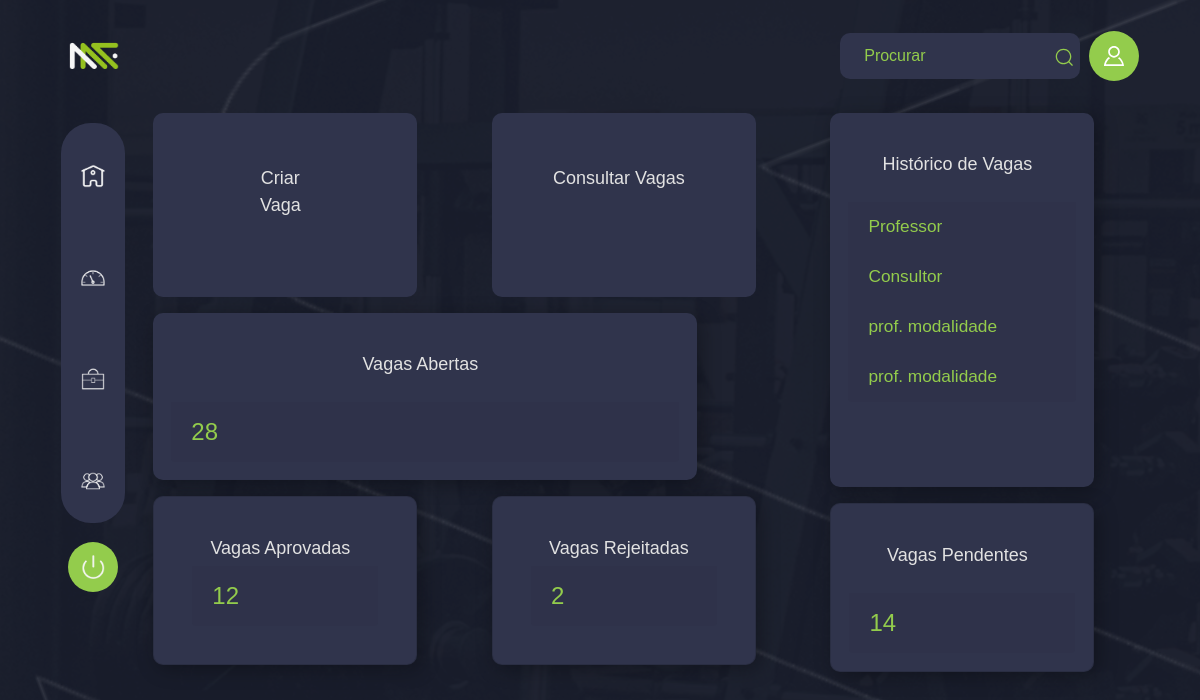
Screenshot of /pages/Home/index.php with the database file from the repository.
### tables this page shows
CREATE TABLE `tbvaga` (
  `idVaga` int(11) NOT NULL,
  `nomeVaga` varchar(255) DEFAULT NULL,
  `cargoVaga` varchar(255) DEFAULT NULL,
  `especialidadeVaga` varchar(255) DEFAULT NULL,
  `tipoVaga` varchar(255) DEFAULT NULL,
  `tipoContrato` varchar(255) DEFAULT NULL,
  `grauEmergencia` varchar(255) DEFAULT NULL,
  `horarioVaga` time DEFAULT NULL,
  `diaSemana` varchar(255) DEFAULT NULL,
  `dataAberturaVaga` date DEFAULT NULL,
  `idUnidade` int(11) DEFAULT NULL,
  `statusVaga` varchar(255) DEFAULT 'Pendente',
  `aprovadorVaga` varchar(255) DEFAULT NULL,
  `ProcessoVaga` enum('Pedido em Análise','Pedido Aprovado','Recrutamento','Seleção','DP Pessoal') DEFAULT NULL,
  `idUsuario` int(11) DEFAULT NULL
);

### pages/Home/index.php (the view, shortened to what this page needs)
<!DOCTYPE html>
<html lang="en">
<head>
    <link rel="stylesheet" href="https://stackpath.bootstrapcdn.com/bootstrap/4.5.2/css/bootstrap.min.css">
    <link rel="stylesheet" href="../../css/style.css">
    <link rel="stylesheet" href="../../css/homeStyle.css">
</head>
<body>
<?php
$servername = "50.116.86.123";
$username = "motionfi_contato
";
$password = "68141096@Total";
$dbname = "motionfi_bdmotion";
$conn = new mysqli($servername, $username, $password, $dbname);
$sqlTotalPedidos = "SELECT COUNT(*) AS totalPedidos FROM tbVaga  WHERE statusVaga != 'NULL'";
$resultTotalPedidos = $conn->query($sqlTotalPedidos);
$totalPedidos = $resultTotalPedidos->fetch_assoc()['totalPedidos'];
$sqlPendente = "SELECT COUNT(*) AS totalPendente FROM tbVaga WHERE statusVaga = 'Pendente'";
$resultPendente = $conn->query($sqlPendente);
$totalPendente = $resultPendente->fetch_assoc()['totalPendente'];
$sqlAprovado = "SELECT COUNT(*) AS totalAprovado FROM tbVaga WHERE statusVaga = 'Aprovado'";
$resultAprovado = $conn->query($sqlAprovado);
$totalAprovado = $resultAprovado->fetch_assoc()['totalAprovado'];
$sqlRejeitado = "SELECT COUNT(*) AS totalRejeitado FROM tbVaga WHERE statusVaga = 'Rejeitado'";
$resultRejeitado = $conn->query($sqlRejeitado);
$totalRejeitado = $resultRejeitado->fetch_assoc()['totalRejeitado'];
?>
    <div class="container">
        <?php include '../../components/navBar.php'; ?>
        <div class="row p-3">
            <?php include '../../components/sideBar.php'; ?>
            <div class="col-md-11">
                <div class="row">
                    <div class="col-md-8">
                        <div class="row">
                            <div class="col-md-6">
                                <div class="card-projeto nav-link">
                                    <a href="../CriarChamado/index.php" class="nav-link" data-toggle="modal" data-target="#exampleModal">
                                        <div class="card-body">
                                            <p class="card-text">Criar <br>Vaga</p>
                                        </div>
                                    </a>
                                </div>
                            </div>
                            <div class="col-md-6">
                                <?php if ($_SESSION['tipoUsuario'] === 'gerenteRegional') : ?>
                                    <div class="card-projeto nav-link">
                                    <a href="../Projetos/vagas.php" class="nav-link">
                                        <div class="card-body">
                                            <p class="card-text">Consultar Vagas</p>
                                        </div>
                                    </a>
                                </div>
                                <?php endif; ?>
                            </div>
                        </div>
                        <div class="row mt-3">
                            <div class="col-md-6">
                                <div class="card-feed">
                                    <div class="card-body">
                                        <p class="card-text">Vagas Abertas</p>
                                    </div>
                                    <div class="card-footer">
                                        <small class="text"><?php echo $totalPedidos ?? '0'; ?></small>
                                    </div>
                                </div>
                            </div>
                        </div>
                        <div class="row mt-3">
                            <div class="col-md-6">
                                <div class="card">
                                    <div class="card-body">
                                        <p class="card-text">Vagas Aprovadas</p>
                                        <div class="card-footer">
                                            <small class="text"><?php echo $totalAprovado ?? '0'; ?></small>
                                        </div>
                                    </div>
                                </div>
                            </div>
                            <div class="col-md-6">
                                <div class="card">
                                    <div class="card-body">
                                        <p class="card-text">Vagas Rejeitadas</p>
                                        <div class="card-footer">
                                            <small class="text"><?php echo $totalRejeitado ?? '0'; ?></small>
                                        </div>
                                    </div>
                                </div>
                            </div>
                        </div>
                    </div>
                    <div class="col-md-4">
                        <div class="card-grande">
                            <div class="card-body">
                                <p class="card-text">Histórico de Vagas</p>
                            </div>
                            <?php
                            $conn = new mysqli($servername, $username, $password, $dbname);
                            $sql = "SELECT * FROM tbVaga ORDER BY idVaga DESC LIMIT 4";
                            $result = $conn->query($sql);
                            if ($result->num_rows > 0) {
                                while ($row = $result->fetch_assoc()) {
                                    echo '<div class="card-footer">';
                                    echo '  <small class="card-text">' . $row['cargoVaga'] . '</small>';
                                    echo '</div>';
                                }
                            } else {
                                echo '<p>Nenhum pedido encontrado.</p>';
                            }
                            ?>
                        </div>
                        <div class="card mt-3">
                            <div class="card-body">
                                <p class="card-text">Vagas Pendentes</p>
                            </div>
                            <div class="card-footer">
                                <small class="text"><?php echo $totalPendente; ?></small>
                            </div>
                        </div>
                    </div>
                </div>
            </div>
        </div>
    </div>
</body>
</html>

### css/style.css (style rules this page uses)
body { background-image: url('../img/bgLogin.png'); background-repeat: no-repeat; margin: 0; font-family: Arial, sans-serif; text-align: center; }
.container { align-items: center; justify-content: center; width: 100%; height: 100%; padding: 15px; }
.nav-link { display: block; padding: 1rem; color: #30344c; text-decoration: none; text-align: center; }
.card { font-size: 20px; width: 20rem; background-color: #30344c; padding: 1em; z-index: 5; box-shadow: 4px 4px 20px rgba(0, 0, 0, 0.3); border-radius: 10px; max-width: 300px; transition: 200ms ease-in-out; }
.card-grande { font-size: 20px; background-color: #30344c; padding: 1em; z-index: 5; height: 23rem; box-shadow: 4px 4px 20px rgba(0, 0, 0, 0.3); border-radius: 10px; max-width: 300px; transition: 200ms ease-in-out; }
.card-feed { font-size: 20px; background-color: #30344c; padding: 1em; z-index: 5; width: 40rem; box-shadow: 4px 4px 20px rgba(0, 0, 0, 0.3); border-radius: 10px; max-width: 1800px; transition: 200ms ease-in-out; }
.card-body { display: flex; flex-direction: column; }
.card-body .card-text { margin: 0 10px 0 0; white-space: pre-line; color: #e2e2e2; font-weight: 400; line-height: 1.5; margin-bottom: 4px; }
.card-footer { position: relative; width: 100%; color: #93CC4C; font-size: 30px; display: flex; align-items: center; justify-content: space-between; border: none; }
@media (max-width: 1200px) { .card { width: 16.5rem; font-size: 18px; } }
@media (max-width: 1200px) { .card-feed { width: 34rem; font-size: 18px; } }
@media (max-width: 1200px) { .card-grande { font-size: 18px; width: 16.5rem; } }

### css/homeStyle.css (style rules this page uses)
body { background-color: #181c2b; margin: 0; font-family: Arial, sans-serif; text-align: center; }
.card-projeto { align-items: center; justify-content: center; text-align: center; font-size: 30px; width: 19rem; height: 11.5rem; background-color: #30344c; padding: 1em; z-index: 5; border-radius: 10px; }
.container { align-items: center; justify-content: center; width: 100%; height: 100%; padding: 15px; }
.nav-link { display: block; padding: 1rem; color: #30344c; text-decoration: none; text-align: center; }
.card { font-size: 20px; width: 20rem; background-color: #30344c; padding: 1em; z-index: 5; box-shadow: 4px 4px 20px rgba(0, 0, 0, 0.3); border-radius: 10px; max-width: 300px; transition: 200ms ease-in-out; }
.card-grande { font-size: 20px; background-color: #30344c; padding: 1em; z-index: 5; height: 23.4rem; box-shadow: 4px 4px 20px rgba(0, 0, 0, 0.3); border-radius: 10px; max-width: 300px; transition: 200ms ease-in-out; }
.card-feed { font-size: 20px; background-color: #30344c; padding: 1em; z-index: 5; width: 40rem; box-shadow: 4px 4px 20px rgba(0, 0, 0, 0.3); border-radius: 10px; max-width: 1800px; transition: 200ms ease-in-out; }
.card-body { display: flex; flex-direction: column; }
.card-body .card-text { margin: 0 10px 0 0; white-space: pre-line; color: #e2e2e2; font-weight: 400; line-height: 1.5; margin-bottom: 4px; }
.card-footer { position: relative; width: 100%; color: #93CC4C; font-size: 30px; display: flex; align-items: center; justify-content: space-between; border: none; }
@media (max-width: 1200px) { .card, .card-projeto { width: 16.5rem; font-size: 18px; } }
@media (max-width: 1200px) { .card-feed { width: 34rem; font-size: 18px; } }
@media (max-width: 1200px) { .card-grande { font-size: 18px; width: 16.5rem; } }
.card-grande .card-footer { font-size: 1.2em; }

### rows the page displays
tbvaga: cargoVaga "Professor"
tbvaga: cargoVaga "Consultor"
tbvaga: cargoVaga "prof. modalidade"
tbvaga: cargoVaga "prof. modalidade"

### other values shown
$totalPedidos "28"
$totalAprovado "12"
$totalRejeitado "2"
$totalPendente "14"
